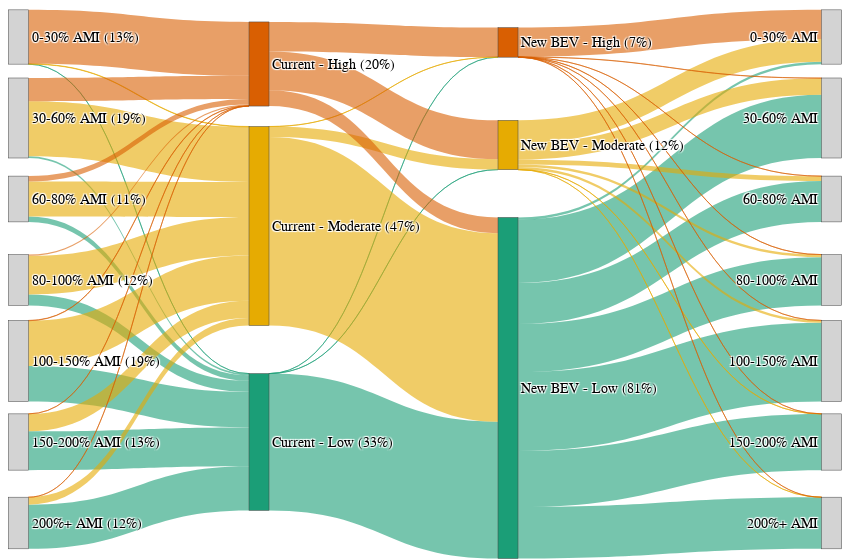

Notebook code for this chart:
### Markdown cell above
#### Sankey Diagram

### Code cell
# Colors
color_TEB_low_rbg = 'rgba(0.10588235294117647, 0.6196078431372549, 0.4666666666666667, 0.6)'
color_TEB_mid_rbg = 'rgba(0.9019607843137255, 0.6705882352941176, 0.00784313725490196, 0.6)'
color_TEB_high_rbg = 'rgba(0.8509803921568627, 0.37254901960784315, 0.00784313725490196, 0.6)'

# Current to New BEV Fuel Burden Percentages
sank_df_curr_ami_lmh = tract_res_pHHy_bINC[['ami_bin','cat_TEB','mult_hh_study_incbin']].groupby(by=['ami_bin','cat_TEB'],as_index=False).sum()
sank_df_curr_ami_lmh['source'] = sank_df_curr_ami_lmh['ami_bin']
sank_df_curr_ami_lmh['target'] = np.select(condlist=[sank_df_curr_ami_lmh['cat_TEB']=='Low',sank_df_curr_ami_lmh['cat_TEB']=='Mid',sank_df_curr_ami_lmh['cat_TEB']=='High'],choicelist=[7,8,9])
sank_df_curr_ami_lmh['color'] = np.select(condlist=[sank_df_curr_ami_lmh['cat_TEB']=='Low',sank_df_curr_ami_lmh['cat_TEB']=='Mid',sank_df_curr_ami_lmh['cat_TEB']=='High'],choicelist=[color_TEB_low_rbg, color_TEB_mid_rbg, color_TEB_high_rbg])
sank_df_curr_ami_lmh['mult_hh_study_incbin'] = sank_df_curr_ami_lmh['mult_hh_study_incbin'] * 100
sank_df_curr_ami_lmh

# Current to New BEV Fuel Burden Percentages
sank_df_curr_lmh_new_lmh = tract_res_pHHy_bINC[['cat_TEB','cat_TEB_newBEV_base_res','mult_hh_study_incbin']].groupby(by=['cat_TEB','cat_TEB_newBEV_base_res'],as_index=False).sum()
sank_df_curr_lmh_new_lmh['source'] = np.select(condlist=[sank_df_curr_lmh_new_lmh['cat_TEB']=='Low',sank_df_curr_lmh_new_lmh['cat_TEB']=='Mid',sank_df_curr_lmh_new_lmh['cat_TEB']=='High'],choicelist=[7,8,9])
sank_df_curr_lmh_new_lmh['target'] = np.select(condlist=[sank_df_curr_lmh_new_lmh['cat_TEB_newBEV_base_res']=='Low',sank_df_curr_lmh_new_lmh['cat_TEB_newBEV_base_res']=='Mid',sank_df_curr_lmh_new_lmh['cat_TEB_newBEV_base_res']=='High'],choicelist=[10,11,12])
sank_df_curr_lmh_new_lmh['color'] = np.select(condlist=[sank_df_curr_lmh_new_lmh['cat_TEB']=='Low',sank_df_curr_lmh_new_lmh['cat_TEB']=='Mid',sank_df_curr_lmh_new_lmh['cat_TEB']=='High'],choicelist=[color_TEB_low_rbg, color_TEB_mid_rbg, color_TEB_high_rbg])
sank_df_curr_lmh_new_lmh['mult_hh_study_incbin'] = sank_df_curr_lmh_new_lmh['mult_hh_study_incbin'] * 100
sank_df_curr_lmh_new_lmh

# New BEV Fuel Burden to Income Bin Percentages
sank_df_new_lmh_ami = tract_res_pHHy_bINC[['cat_TEB_newBEV_base_res','ami_bin','mult_hh_study_incbin']].groupby(by=['cat_TEB_newBEV_base_res','ami_bin'],as_index=False).sum()
sank_df_new_lmh_ami['source'] = np.select(condlist=[sank_df_new_lmh_ami['cat_TEB_newBEV_base_res']=='Low',sank_df_new_lmh_ami['cat_TEB_newBEV_base_res']=='Mid',sank_df_new_lmh_ami['cat_TEB_newBEV_base_res']=='High'],choicelist=[10,11,12])
sank_df_new_lmh_ami['target'] = sank_df_new_lmh_ami['ami_bin'] + 13
sank_df_new_lmh_ami['color'] = np.select(condlist=[sank_df_new_lmh_ami['cat_TEB_newBEV_base_res']=='Low',sank_df_new_lmh_ami['cat_TEB_newBEV_base_res']=='Mid',sank_df_new_lmh_ami['cat_TEB_newBEV_base_res']=='High'],choicelist=[color_TEB_low_rbg, color_TEB_mid_rbg, color_TEB_high_rbg])
sank_df_new_lmh_ami['mult_hh_study_incbin'] = sank_df_new_lmh_ami['mult_hh_study_incbin'] * 100

# append
sank_node_links = pd.concat([sank_df_curr_ami_lmh,sank_df_curr_lmh_new_lmh,sank_df_new_lmh_ami])

# dfs with node percentages
ami_bin_hh = tract_res_pHHy_bINC[['ami_bin','mult_hh_study_incbin']].groupby(by=['ami_bin']).sum()
ami_bin_hh['pct_hh_study_incbin_rd'] = round(ami_bin_hh['mult_hh_study_incbin'] * 100)
cat_TEB_hh = tract_res_pHHy_bINC[['cat_TEB','mult_hh_study_incbin']].groupby(by=['cat_TEB']).sum()
cat_TEB_hh['pct_hh_study_incbin_rd'] = round(cat_TEB_hh['mult_hh_study_incbin'] * 100)
cat_TEB_newBEV_base_res_hh = tract_res_pHHy_bINC[['cat_TEB_newBEV_base_res','mult_hh_study_incbin']].groupby(by=['cat_TEB_newBEV_base_res']).sum()
cat_TEB_newBEV_base_res_hh['pct_hh_study_incbin_rd'] = round(cat_TEB_newBEV_base_res_hh['mult_hh_study_incbin'] * 100)

# create label names and node df
left_nodes_x = [0.01]*7
right_nodes_x = [0.99]*7
left_right_nodes_y = [0.05,0.2,0.35,0.5,0.65,0.8,0.95]
labels = {'label':[ f'0-30% AMI ({ami_bin_hh.loc[0,"pct_hh_study_incbin_rd"]:.0f}%)',
                    f'30-60% AMI ({ami_bin_hh.loc[1,"pct_hh_study_incbin_rd"]:.0f}%)',
                    f'60-80% AMI ({ami_bin_hh.loc[2,"pct_hh_study_incbin_rd"]:.0f}%)',
                    f'80-100% AMI ({ami_bin_hh.loc[3,"pct_hh_study_incbin_rd"]:.0f}%)',
                    f'100-150% AMI ({ami_bin_hh.loc[4,"pct_hh_study_incbin_rd"]:.0f}%)',
                    f'150-200% AMI ({ami_bin_hh.loc[5,"pct_hh_study_incbin_rd"]:.0f}%)',
                    f'200%+ AMI ({ami_bin_hh.loc[6,"pct_hh_study_incbin_rd"]:.0f}%)',
                    f'Current - Low ({cat_TEB_hh.loc["Low","pct_hh_study_incbin_rd"]:.0f}%)',
                    f'Current - Moderate ({cat_TEB_hh.loc["Mid","pct_hh_study_incbin_rd"]:.0f}%)',
                    f'Current - High ({cat_TEB_hh.loc["High","pct_hh_study_incbin_rd"]:.0f}%)',
                    f'New BEV - Low ({cat_TEB_newBEV_base_res_hh.loc["Low","pct_hh_study_incbin_rd"]:.0f}%)',
                    f'New BEV - Moderate ({cat_TEB_newBEV_base_res_hh.loc["Mid","pct_hh_study_incbin_rd"]:.0f}%)',
                    f'New BEV - High ({cat_TEB_newBEV_base_res_hh.loc["High","pct_hh_study_incbin_rd"]:.0f}%)',
                    '0-30% AMI','30-60% AMI','60-80% AMI','80-100% AMI','100-150% AMI','150-200% AMI','200%+ AMI'],
            'color':['lightgray','lightgray','lightgray','lightgray','lightgray','lightgray','lightgray',
                        '#1b9e77', '#e6ab02', '#d95f02',
                        '#1b9e77', '#e6ab02', '#d95f02',
                        'lightgray','lightgray','lightgray','lightgray','lightgray','lightgray','lightgray'],
            'x':left_nodes_x+[0.3,0.3,0.3,0.6,0.6,0.6]+right_nodes_x,
            'y':left_right_nodes_y+[0.8,0.4,0.1,0.7,0.25,0.06]+left_right_nodes_y}
node_df = pd.DataFrame(data=labels).reset_index()

# plot
node = dict(label = node_df['label'],color = node_df['color'],x=node_df['x'],y=node_df['y'])
link = dict(source = sank_node_links['source'], target = sank_node_links['target'], value = sank_node_links['mult_hh_study_incbin'], color = sank_node_links['color'])
data = go.Sankey(node = node, link = link, arrangement='freeform')
fig = go.Figure(data)
fig.update_layout(width=850,margin=dict(b=10,t=10,l=10,r=10,pad=1),font=dict(family='Arial',color='black',size=14))
fig.show()
fig.write_image(os.path.join(dir.p_fig,'fig3_change_TEB_sankey.png'))
fig.write_image(os.path.join(dir.p_fig,'EPS','figure3.pdf'))

### Figure 1 — Plotly figure (JSON) as saved in the notebook; plotly's stock layout.template omitted (floating-point values rounded to 4 significant figures)
{"data": [{"arrangement": "freeform", "link": {"color": ["rgba(0.10588235294117647, 0.6196078431372549, 0.4666666666666667, 0.6)", "rgba(0.9019607843137255, 0.6705882352941176, 0.00784313725490196, 0.6)", "rgba(0.8509803921568627, 0.37254901960784315, 0.00784313725490196, 0.6)", "rgba(0.10588235294117647, 0.6196078431372549, 0.4666666666666667, 0.6)", "rgba(0.9019607843137255, 0.6705882352941176, 0.00784313725490196, 0.6)", "rgba(0.8509803921568627, 0.37254901960784315, 0.00784313725490196, 0.6)", "rgba(0.10588235294117647, 0.6196078431372549, 0.4666666666666667, 0.6)", "rgba(0.9019607843137255, 0.6705882352941176, 0.00784313725490196, 0.6)", "rgba(0.8509803921568627, 0.37254901960784315, 0.00784313725490196, 0.6)", "rgba(0.10588235294117647, 0.6196078431372549, 0.4666666666666667, 0.6)", "rgba(0.9019607843137255, 0.6705882352941176, 0.00784313725490196, 0.6)", "rgba(0.8509803921568627, 0.37254901960784315, 0.00784313725490196, 0.6)", "rgba(0.10588235294117647, 0.6196078431372549, 0.4666666666666667, 0.6)", "rgba(0.9019607843137255, 0.6705882352941176, 0.00784313725490196, 0.6)", "rgba(0.8509803921568627, 0.37254901960784315, 0.00784313725490196, 0.6)", "rgba(0.10588235294117647, 0.6196078431372549, 0.4666666666666667, 0.6)", "rgba(0.9019607843137255, 0.6705882352941176, 0.00784313725490196, 0.6)", "rgba(0.8509803921568627, 0.37254901960784315, 0.00784313725490196, 0.6)", "rgba(0.10588235294117647, 0.6196078431372549, 0.4666666666666667, 0.6)", "rgba(0.9019607843137255, 0.6705882352941176, 0.00784313725490196, 0.6)", "rgba(0.8509803921568627, 0.37254901960784315, 0.00784313725490196, 0.6)", "rgba(0.10588235294117647, 0.6196078431372549, 0.4666666666666667, 0.6)", "rgba(0.10588235294117647, 0.6196078431372549, 0.4666666666666667, 0.6)", "rgba(0.10588235294117647, 0.6196078431372549, 0.4666666666666667, 0.6)", "rgba(0.9019607843137255, 0.6705882352941176, 0.00784313725490196, 0.6)", "rgba(0.9019607843137255, 0.6705882352941176, 0.00784313725490196, 0.6)", "rgba(0.9019607843137255, 0.6705882352941176, 0.00784313725490196, 0.6)", "rgba(0.8509803921568627, 0.37254901960784315, 0.00784313725490196, 0.6)", "rgba(0.8509803921568627, 0.37254901960784315, 0.00784313725490196, 0.6)", "rgba(0.8509803921568627, 0.37254901960784315, 0.00784313725490196, 0.6)", "rgba(0.10588235294117647, 0.6196078431372549, 0.4666666666666667, 0.6)", "rgba(0.10588235294117647, 0.6196078431372549, 0.4666666666666667, 0.6)", "rgba(0.10588235294117647, 0.6196078431372549, 0.4666666666666667, 0.6)", "rgba(0.10588235294117647, 0.6196078431372549, 0.4666666666666667, 0.6)", "rgba(0.10588235294117647, 0.6196078431372549, 0.4666666666666667, 0.6)", "rgba(0.10588235294117647, 0.6196078431372549, 0.4666666666666667, 0.6)", "rgba(0.10588235294117647, 0.6196078431372549, 0.4666666666666667, 0.6)", "rgba(0.9019607843137255, 0.6705882352941176, 0.00784313725490196, 0.6)", "rgba(0.9019607843137255, 0.6705882352941176, 0.00784313725490196, 0.6)", "rgba(0.9019607843137255, 0.6705882352941176, 0.00784313725490196, 0.6)", "rgba(0.9019607843137255, 0.6705882352941176, 0.00784313725490196, 0.6)", "rgba(0.9019607843137255, 0.6705882352941176, 0.00784313725490196, 0.6)", "rgba(0.9019607843137255, 0.6705882352941176, 0.00784313725490196, 0.6)", "rgba(0.9019607843137255, 0.6705882352941176, 0.00784313725490196, 0.6)", "rgba(0.8509803921568627, 0.37254901960784315, 0.00784313725490196, 0.6)", "rgba(0.8509803921568627, 0.37254901960784315, 0.00784313725490196, 0.6)", "rgba(0.8509803921568627, 0.37254901960784315, 0.00784313725490196, 0.6)", "rgba(0.8509803921568627, 0.37254901960784315, 0.00784313725490196, 0.6)", "rgba(0.8509803921568627, 0.37254901960784315, 0.00784313725490196, 0.6)", "rgba(0.8509803921568627, 0.37254901960784315, 0.00784313725490196, 0.6)", "rgba(0.8509803921568627, 0.37254901960784315, 0.00784313725490196, 0.6)"], "source": [0, 0, 0, 1, 1, 1, 2, 2, 2, 3, 3, 3, 4, 4, 4, 5, 5, 5, 6, 6, 6, 7, 7, 7, 8, 8, 8, 9, 9, 9, 10, 10, 10, 10, 10, 10, 10, 11, 11, 11, 11, 11, 11, 11, 12, 12, 12, 12, 12, 12, 12], "target": [7, 8, 9, 7, 8, 9, 7, 8, 9, 7, 8, 9, 7, 8, 9, 7, 8, 9, 7, 8, 9, 10, 11, 12, 10, 11, 12, 10, 11, 12, 13, 14, 15, 16, 17, 18, 19, 13, 14, 15, 16, 17, 18, 19, 13, 14, 15, 16, 17, 18, 19], "value": [0.0002688, 0.09788, 12.83, 0.4129, 13.09, 5.544, 1.304, 8.34, 1.258, 2.618, 9.185, 0.3098, 8.479, 10.76, 0.07979, 9.251, 4.144, 0.001733, 10.52, 1.773, 0.004879, 32.57, 0.009777, 0.001455, 44.88, 2.487, 0.02715, 3.769, 9.246, 7.011, 0.5575, 15.04, 9.749, 11.47, 18.76, 13.35, 12.29, 5.401, 3.962, 1.144, 0.6329, 0.5473, 0.0495, 0.007255, 6.968, 0.04367, 0.009811, 0.008711, 0.006128, 0.001595, 0.002058]}, "node": {"color": ["lightgray", "lightgray", "lightgray", "lightgray", "lightgray", "lightgray", "lightgray", "#1b9e77", "#e6ab02", "#d95f02", "#1b9e77", "#e6ab02", "#d95f02", "lightgray", "lightgray", "lightgray", "lightgray", "lightgray", "lightgray", "lightgray"], "label": ["0-30% AMI (13%)", "30-60% AMI (19%)", "60-80% AMI (11%)", "80-100% AMI (12%)", "100-150% AMI (19%)", "150-200% AMI (13%)", "200%+ AMI (12%)", "Current - Low (33%)", "Current - Moderate (47%)", "Current - High (20%)", "New BEV - Low (81%)", "New BEV - Moderate (12%)", "New BEV - High (7%)", "0-30% AMI", "30-60% AMI", "60-80% AMI", "80-100% AMI", "100-150% AMI", "150-200% AMI", "200%+ AMI"], "x": [0.01, 0.01, 0.01, 0.01, 0.01, 0.01, 0.01, 0.3, 0.3, 0.3, 0.6, 0.6, 0.6, 0.99, 0.99, 0.99, 0.99, 0.99, 0.99, 0.99], "y": [0.05, 0.2, 0.35, 0.5, 0.65, 0.8, 0.95, 0.8, 0.4, 0.1, 0.7, 0.25, 0.06, 0.05, 0.2, 0.35, 0.5, 0.65, 0.8, 0.95]}, "type": "sankey"}], "layout": {"font": {"color": "black", "family": "Arial", "size": 14}, "margin": {"b": 10, "l": 10, "pad": 1, "r": 10, "t": 10}, "width": 850}}
